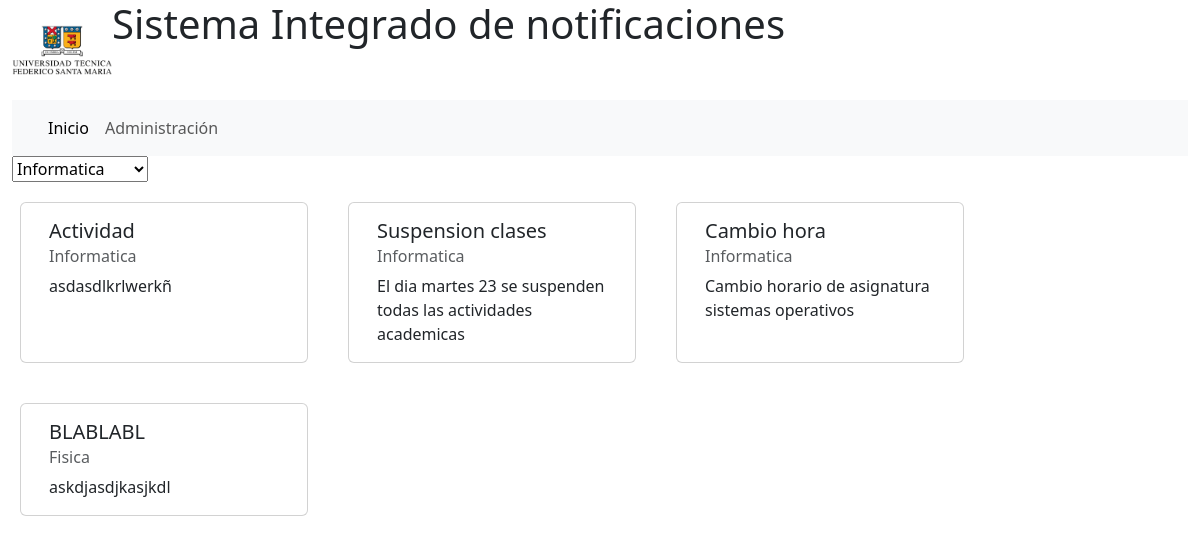
The page / on the database its author committed.
### miapp/models.py (models this page shows, shortened)
class Comunicado(models.Model):
    id = models.BigAutoField(primary_key=True)
    titulo= models.CharField(max_length=30)
    detalle = models.CharField(max_length=100)
    detalle_corto = models.CharField(max_length=30)
    tipos=[
        ('S','Suspernsión de actividades'),
        ('C','Suspensión de clase'),
        ('I','Información')
    ]
    tipo=models.CharField(max_length=1,choices=tipos,default='I')
    entidad= models.ForeignKey(Entidad, on_delete=models.CASCADE)
    visible= models.BooleanField(default=True)
    fecha_publicacion=models.DateTimeField(auto_now_add=True)
    fecha_ultima_modificacion=models.DateTimeField(auto_now=True)

class Entidad(models.Model):
    id = models.BigAutoField(primary_key=True)
    nombre = models.CharField(max_length=30)
    logo = models.ImageField(upload_to="logos",null=True)

### miapp/views.py (the view)
# urls.py: path('', views.index, name="home"),
def index(request):
    title = "Inicio"
    comunicados = Comunicado.objects.all()
    total_c = Comunicado.objects.count()
    entidades = Entidad.objects.all()
    data = {
        "title": title,
        "comunicados":comunicados,
        "total_c":total_c,
        "entidades":entidades
    }
    return render(request,'miapp/index.html',data)

### miapp/templates/miapp/index.html (shortened to what this page needs)
{% extends 'miapp/base.html' %}
{% load static %}
{% block content %}
<link rel="stylesheet" href="{% static 'miapp/css/estilos.css' %}" />
<div class="row">
    <div class="col-lg-1">
        <img src="{% static 'miapp/imagenes/escudo.jpg' %}" height="100" />
    </div>
    <div class="col-lg-11">
     <h1>Sistema Integrado de notificaciones</h1>
    </div>
</div>
<div>
    <nav class="navbar navbar-expand-lg bg-body-tertiary">
        <div class="container-fluid">
          <div class="collapse navbar-collapse" id="navbarNavAltMarkup">
            <div class="navbar-nav">
              <a class="nav-link active" aria-current="page" href="">Inicio</a>
              <a class="nav-link" href="{% url 'admin:index' %}">Administración</a>
            </div>
          </div>
        </div>
      </nav>
</div>
<body>
  <select id="miSelect">
    {% for entidad in entidades %}
      <option value="{{entidad.nombre}}">{{entidad.nombre}}</option>
    {% endfor %}
  </select>
</body>
</html>
<div class="row">
    {% for comunicado in comunicados %}
    <div id="cuadro" class="card" style="width: 18rem; margin: 20px;">
        <div class="card-body">
          <h5 class="card-title">{{comunicado.titulo}}</h5>
          <h6 class="card-subtitle mb-2 text-body-secondary">{{comunicado.entidad.nombre}}</h6>
          <p class="card-text">{{comunicado.detalle}}</p>
        </div>
      </div>
    {% endfor %}
</div>
{% endblock %}

### miapp/templates/miapp/base.html (shortened to what this page needs)
{% load static %}
<!DOCTYPE html>
<html lang="en">
  <head>
    <link rel="stylesheet" href="{% static 'miapp/css/bootstrap.css' %}" />
    <link rel="stylesheet" href="{% static 'miapp/css/estilos.css' %}" />
    <link rel="stylesheet" href="https://cdn.jsdelivr.net/npm/bootstrap-icons@1.11.1/font/bootstrap-icons.css" />
  </head>
  <body>
    <div class="container-fluid">
      <div class="row vh-100">
        <section class="col">
          {% block content %}
          {% endblock %}
  </body>
</html>

### rows shown on the page
Comunicado: titulo "Actividad", entidad.nombre "Informatica", detalle "asdasdlkrlwerkñ"
Comunicado: titulo "Suspension clases", entidad.nombre "Informatica", detalle "El dia martes 23 se suspenden todas las actividades academicas"
Comunicado: titulo "Cambio hora", entidad.nombre "Informatica", detalle "Cambio horario de asignatura sistemas operativos"
Comunicado: titulo "BLABLABL", entidad.nombre "Fisica", detalle "askdjasdjkasjkdl"

### other values the page prints
form field value "Informatica"
